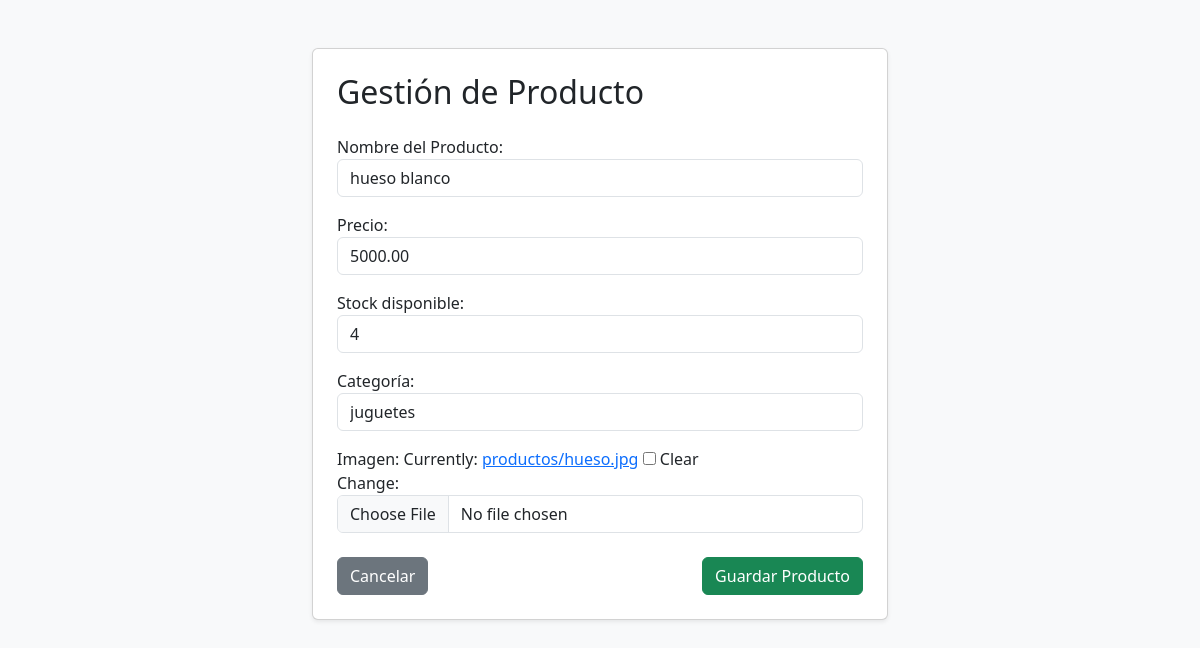
Screenshot of /productos/editar/3/ (signed in) with the database file from the repository.
### productos/models.py (models this page shows, shortened)
class Producto(models.Model):
    nombre = models.CharField(max_length=150, verbose_name="Nombre del Producto")
    precio = models.DecimalField(max_digits=10, decimal_places=2, verbose_name="Precio")
    descripcion = models.TextField(blank=True, null=True)
    stock = models.IntegerField(verbose_name="Stock disponible")
    categoria = models.ForeignKey(Categoria, on_delete=models.CASCADE, verbose_name="Categoría")
    imagen = models.ImageField(upload_to='productos/', blank=True, null=True, verbose_name="Imagen")
    fecha_creacion = models.DateTimeField(auto_now_add=True, verbose_name="Fecha de Creación")

class Categoria(models.Model):
    nombre = models.CharField(max_length=100, unique=True, verbose_name="Nombre de la Categoría")
    descripcion = models.TextField(blank=True, null=True, verbose_name="Descripción")
    def __str__(self):
        return self.nombre

### productos/views.py (the view)
# urls.py: path('productos/editar/<int:pk>/', views.editar_producto, name='editar_producto'),
@login_required
def editar_producto(request, pk):
    producto = get_object_or_404(Producto, pk=pk)
    if request.method == 'POST':
        form = ProductoForm(request.POST, request.FILES, instance=producto)
        if form.is_valid():
            form.save()
            return redirect('lista_productos')
    else:
        form = ProductoForm(instance=producto)
    return render(request, 'productos/form_producto.html', {'form': form})

### productos/forms.py
class ProductoForm(forms.ModelForm):
    class Meta:
        model = Producto
        fields = ['nombre', 'precio', 'stock', 'categoria', 'imagen']
        widgets = {
            'nombre': forms.TextInput(attrs={'class': 'form-control'}),
            'precio': forms.NumberInput(attrs={'class': 'form-control'}),
            'stock': forms.NumberInput(attrs={'class': 'form-control'}),
            'categoria': forms.Select(attrs={'class': 'form-control'}),
            'imagen': forms.ClearableFileInput(attrs={'class': 'form-control'}),
        }

### productos/templates/productos/form_producto.html (shortened to what this page needs)
<!DOCTYPE html>
<html lang="es">
<head>
    <link href="https://cdn.jsdelivr.net/npm/bootstrap@5.3.0/dist/css/bootstrap.min.css" rel="stylesheet">
</head>
<body class="bg-light">
    <div class="container mt-5" style="max-width: 600px;">
        <div class="card shadow-sm">
            <div class="card-body p-4">
                <h2 class="mb-4">Gestión de Producto</h2>
                <form method="POST" enctype="multipart/form-data">
                    {{ form.as_p }}
                    <div class="d-flex justify-content-between mt-4">
                        <a href="{% url 'lista_productos' %}" class="btn btn-secondary">Cancelar</a>
                        <button type="submit" class="btn btn-success">Guardar Producto</button>
                    </div>
                </form>
            </div>
        </div>
    </div>
</body>
</html>

### rows the page displays
Producto: nombre "hueso blanco", precio "5000.00", stock "4", categoria "juguetes"
